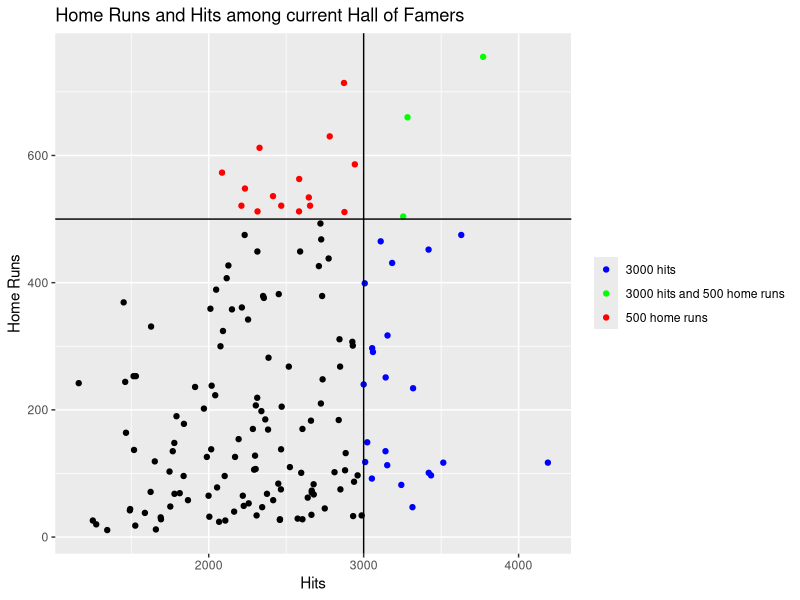
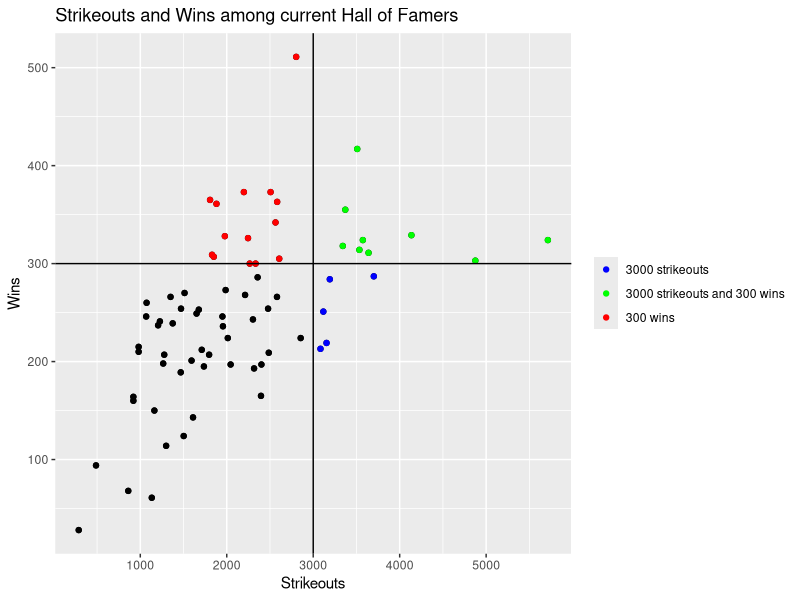

R code for these plots, in order:
# ============================================================================
# Title: Create Graphs
# Description:
#   This script makes a players stats csv.
# Input(s): data file 'hof.csv', 'hof-batting.csv', 'hof - pitching.csv'
# Output(s): data file 'hof-players.csv'
# Author: Timothy Tan
# Date: 2-5-2018
# ============================================================================

library(ggplot2)
library(dplyr)
library(readr)

hof_players <- read_csv("data/hof-player-stats.csv")

#3000 hits and 500 home runs
ggHitsHR <- ggplot() +
  geom_point(data = filter(hof_players, AB > 4000, H.x < 3000, HR.x < 500),
             aes(x = H.x, y = HR.x)) +
  geom_point(data = filter(hof_players, AB > 4000, H.x >= 3000, HR.x < 500),
             aes(x = H.x, y = HR.x, color = 'blue')) +
  geom_point(data = filter(hof_players, AB > 4000, H.x < 3000, HR.x >= 500),
             aes(x = H.x, y = HR.x, color = 'red')) +
  geom_point(data = filter(hof_players, AB > 4000, H.x >= 3000, HR.x >= 500),
             aes(x = H.x, y = HR.x, color = 'green')) +
  scale_color_manual(labels = c('3000 hits', '3000 hits and 500 home runs', 
                                '500 home runs'), 
                     values = c('blue', 'green', 'red')) +
  geom_hline(yintercept = 500) +
  geom_vline(xintercept = 3000) +
  labs(x = "Hits", y = "Home Runs",
       title = "Home Runs and Hits among current Hall of Famers") +
  theme(legend.title=element_blank())
ggsave(filename = "images/hits_hr.png")

#3000 strikeouts and 300 wins
ggKW <- ggplot(data = filter(hof_players, IP > 0)) +
  geom_point(aes(x = SO.y, y = W)) + 
  geom_point(data = filter(hof_players, IP > 0, SO.y < 3000, W < 300), 
             aes(x = SO.y, y = W)) + 
  geom_point(data = filter(hof_players, IP > 0, SO.y >= 3000, W < 300), 
             aes(x = SO.y, y = W, color = 'blue')) + 
  geom_point(data = filter(hof_players, IP > 0, SO.y < 3000, W >= 300), 
             aes(x = SO.y, y = W, color = 'red')) + 
  geom_point(data = filter(hof_players, IP > 0, SO.y >= 3000, W >= 300), 
             aes(x = SO.y, y = W, color = 'green')) + 
  scale_color_manual(labels = c('3000 strikeouts', 
                                '3000 strikeouts and 300 wins', 
                                '300 wins'), 
                     values = c('blue', 'green', 'red')) +
  geom_hline(yintercept = 300) +
  geom_vline(xintercept = 3000) + 
  labs(x = "Strikeouts", y = "Wins", 
       title = "Strikeouts and Wins among current Hall of Famers") +
  theme(legend.title=element_blank())
ggsave(filename = "images/strikeouts_wins.png")

#how many players in the hall of fame?
numBatters <- as.numeric(nrow(filter(hof_players, AB > 4000)))
numPitchers <- as.numeric(nrow(filter(hof_players, IP > 0)))
numRelievers <- as.numeric(nrow(filter(hof_players, GS < 100, IP > 0)))
numTotal <- as.numeric(nrow(hof_players))

#how many above 3000 hits or 500 homeruns out of qualifying batters?
hits3k <- as.numeric(length(na.omit(hof_players$H.x[hof_players$H.x >= 3000])))
hr500 <- as.numeric(length(na.omit(hof_players$HR.x[hof_players$HR.x >= 500])))
over500and3k <- as.numeric(length(na.omit(
  hof_players$HR.x[((hof_players$HR.x >= 500)&(hof_players$H.x >= 3000))])))
percentOver3k <- round(hits3k/nrow(filter(hof_players, AB > 4000)) * 100, 2)
percentOver500 <- round(hr500/nrow(filter(hof_players, AB > 4000)) * 100, 2)
over500and3kPercent <- 
  round((over500and3k)/nrow(filter(hof_players, AB > 4000)) * 100, 2)

#how many above 3000 strikeouts or 300 wins out of qualifying pitchers?
SO3k <- as.numeric(length(na.omit(hof_players$SO.y[hof_players$SO.y >= 3000])))
wins300 <- as.numeric(length(na.omit(hof_players$W[hof_players$W >= 300])))
over300and3k <- as.numeric(length(na.omit(
  hof_players$SO.y[((hof_players$W >= 300)&(hof_players$SO.y >= 3000))])))
percentOfSO3k <- round(SO3k/nrow(filter(hof_players, IP > 0)) * 100, 2)
percentOver300 <- round(wins300/nrow(filter(hof_players, IP > 0)) * 100, 2)
over300and3kPercent <- 
  round((over300and3k)/nrow(filter(hof_players, IP > 0)) * 100, 2)

#others
no3kOr500 <- round((numBatters - hits3k - hr500 + over500and3k)/
                     nrow(filter(hof_players, AB > 4000)) * 100, 2)
no3kOr300 <- round((numPitchers - SO3k - wins300 + over300and3k)/
                     nrow(filter(hof_players, IP > 0)) * 100, 2)



